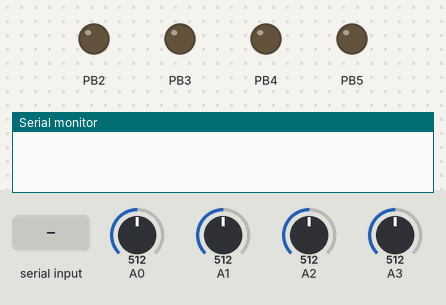
A sketch run on a simulated ATtiny85, built with avr-gcc and run on an emulated ATtiny85. Shown: output pins drawn as LEDs (lit = HIGH), the last lines printed to the serial monitor. The inputs (shaded band) are chosen by the test bench; at power-on: A0 = 512, A1 = 512, A2 = 512, A3 = 512.

Above: at 1.2 s.
1.3 s: "START" received over Serial
At 3.5 s:
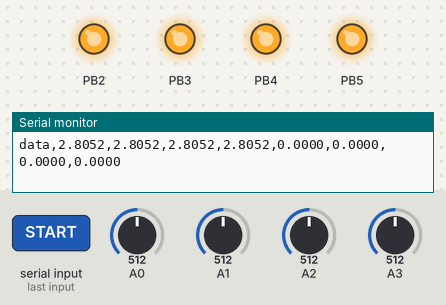
3.8 s: A0 set to 505
At 4.6 s:
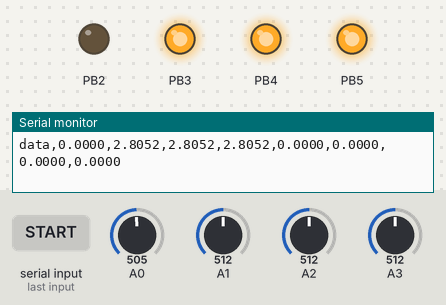
5.5 s: A1 set to 500
At 7.2 s:
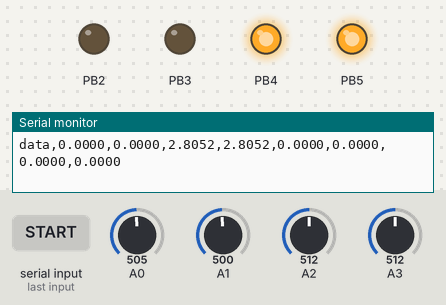
7.5 s: A2 set to 503
At 8.9 s:
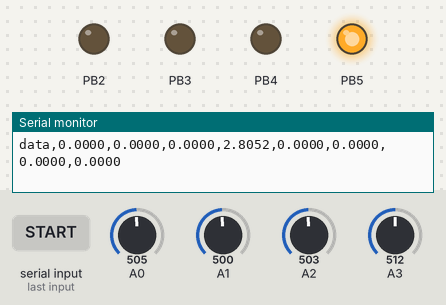
9.5 s: "STOP" received over Serial
At 11.9 s:
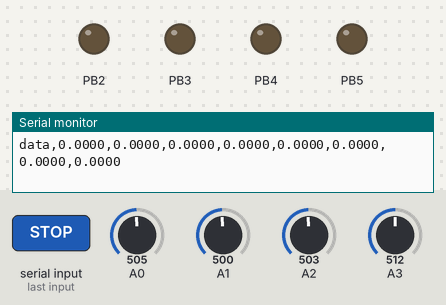
Timing chart, 0 to 13.0 s (numbered marks = the images above; inputs shaded):
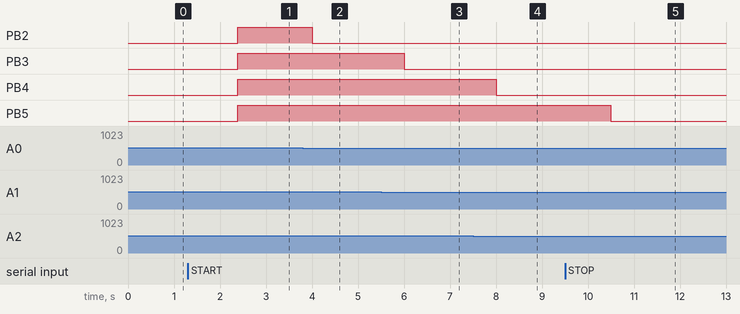

Measured:
- the behaviour switches between 512 and 511 on A0 (found by bisection; images 1 and 2)
- the behaviour switches between 512 and 511 on A1 (found by bisection; images 2 and 3)
- the behaviour switches between 512 and 511 on A2 (found by bisection; images 3 and 4)
- after the input at 1.3 s, PB2–5: LOW → HIGH after 1.1 s
- after the input at 3.8 s, PB2: HIGH → LOW after 0.21 s
- after the input at 5.5 s, PB3: HIGH → LOW after 0.51 s
- after the input at 7.5 s, PB4: HIGH → LOW after 0.51 s
- after the input at 9.5 s, PB5: HIGH → LOW after 1.0 s

The sketch:

Battery_Tester_Nano.ino
```cpp
// (licence header left out)
#include "median.h"

#define MAX_BATTERIES 8
#define cutoffVoltage 2.8

#define discharging 1
#define off 0

long timeInverval = 1000;
long nextMs = 0;
byte mosfetPins[MAX_BATTERIES];
boolean batteryState[MAX_BATTERIES];
double ESRVoltage[MAX_BATTERIES];
String recieveString;
boolean running = false;
int batteriesStopped = 0;
double resistorRatio = 10.0/82.8;

void stop(void);
void start(void);
void checkForSerialData(void);
void readAllBatteries(void);
long readVcc(void);
double analogCompensation(void);

void setup() {
  for (int a=0;a<MAX_BATTERIES;a++){ // setup pins and turn all batteries off !
		mosfetPins[a] = a + 2;		// 2 through 9 by default
		pinMode(mosfetPins[a],OUTPUT);
		digitalWrite(mosfetPins[a],LOW);
		batteryState[a] = off;
	}
	running = false;
  Serial.begin ( 2000000 );
  }

  void loop() {

  long currentMs = millis();
  if (currentMs >= nextMs){
	//Serial.println(currentMs - nextMs); // extra time between reads
	long lostTime = currentMs - nextMs;
	nextMs = currentMs + timeInverval - lostTime; // keep it accurate
	if (running){
		readAllBatteries();
	}
  }
  checkForSerialData();
  }

  void checkForSerialData(){
	if ( Serial.available()) {// if data available over serial
		recieveString = Serial.readString();
		//Serial.println(recieveString);
		// process data here
		if (recieveString.indexOf("START") != -1){//start
			start();
		}
		if (recieveString.indexOf("STOP") != -1){//stop
			stop();
		}
		recieveString="";
	}

  }
  void readAllBatteries(){
	double voltage;
	String data = "data";
	for (int a=0; a<8;a++){
	if (batteryState[a] == discharging){
		resetFilter();
		for (int b=0 ; b<MAX_MEDIAN_SAMPLES ;b++){
			addToFilter(analogRead(a));
		}
		voltage = (getMedian() / 1023.0) * 5.0 * analogCompensation();
		voltage = (resistorRatio * voltage) + voltage; // correct for voltage divider
		//Serial.println("median " + String(voltage));
		if (voltage <= cutoffVoltage){
			voltage = 0;
			batteriesStopped++;
			batteryState[a] = off;
			digitalWrite(mosfetPins[a],LOW);
		}
	}
	else voltage = 0;
		data += ",";
		data += String(voltage,4);
	}
	Serial.println(data);
	if (batteriesStopped == MAX_BATTERIES){
	running = false;
	}
  }
void start(){
  double osVoltage[MAX_BATTERIES];
  double voltage = 0.0;
  for (int a=0;a<MAX_BATTERIES;a++){ // make sure all batteries are off
		digitalWrite(mosfetPins[a],LOW);
		}
	delay(50);
	for (int a=0; a<8;a++){// get open circuit voltage
		resetFilter();
		for (int b=0 ; b<MAX_MEDIAN_SAMPLES ;b++){
			addToFilter(analogRead(a));
		}
		voltage = (getMedian() / 1023.0) * 5.0 * analogCompensation();
		voltage = (resistorRatio * voltage) + voltage; // correct for voltage divider
		osVoltage[a] = voltage;
	}

  for (int a=0;a<MAX_BATTERIES;a++){ // setup pins and turn all batteries on
		digitalWrite(mosfetPins[a],HIGH);
		batteryState[a] = discharging;
	}
	running = true;
	batteriesStopped = 0;
	delay(10);
	for (int a=0; a<8;a++){// calculate ESR Voltage drop
		resetFilter();
		for (int b=0 ; b<MAX_MEDIAN_SAMPLES ;b++){
			addToFilter(analogRead(a));
		}
		voltage = (getMedian() / 1023.0) * 5.0 * analogCompensation();
		voltage = (resistorRatio * voltage) + voltage; // correct for voltage divider
		ESRVoltage[a] = osVoltage[a] - voltage;
	}
	String data = "ESR";
    for (int a=0;a<MAX_BATTERIES;a++){
		data += ",";
		data += String(ESRVoltage[a],4);
	}
	Serial.println(data); // send ESR info
}
  void stop(){
  double voltage = 0.0;
  String data = "data";
    for (int a=0;a<MAX_BATTERIES;a++){ // Turn all batteries off
		digitalWrite(mosfetPins[a],LOW);
		batteryState[a] = off;
		data += ",";
		data += String(voltage,4);
	}
	running = false;
	Serial.println(data); // send all zero's so to let it know its in its off state
  }
  long readVcc() {
  // Read 1.1V reference against AVcc
  // set the reference to Vcc and the measurement to the internal 1.1V reference

  #if defined(__AVR_ATmega32U4__) || defined(__AVR_ATmega1280__) || defined(__AVR_ATmega2560__)
    ADMUX = _BV(REFS0) | _BV(MUX4) | _BV(MUX3) | _BV(MUX2) | _BV(MUX1);
  #elif defined (__AVR_ATtiny24__) || defined(__AVR_ATtiny44__) || defined(__AVR_ATtiny84__)
    ADMUX = _BV(MUX5) | _BV(MUX0);
  #elif defined (__AVR_ATtiny25__) || defined(__AVR_ATtiny45__) || defined(__AVR_ATtiny85__)
    ADMUX = _BV(MUX3) | _BV(MUX2);
  #else
    ADMUX = _BV(REFS0) | _BV(MUX3) | _BV(MUX2) | _BV(MUX1);
  #endif

 //  ADMUX = _BV(REFS0) | _BV(MUX4) | _BV(MUX3) | _BV(MUX2) | _BV(MUX1);
 //  ADCSRB &= ~_BV(MUX5); // Without this the function always returns -1 on the ATmega2560

  delay(2); // Wait for Vref to settle
  ADCSRA |= _BV(ADSC); // Start conversion
  while (bit_is_set(ADCSRA,ADSC)); // measuring

  uint8_t low  = ADCL; // must read ADCL first - it then locks ADCH
  uint8_t high = ADCH; // unlocks both

  long result = (high<<8) | low;

  result = 1125300L / result; // Calculate Vcc (in mV); 1125300 = 1.1*1023*1000 // last value was 1101381L
  return result; // Vcc in millivolts
}
double analogCompensation(){ // for use with battery low voltage
  double result;
  result=((readVcc()/1000.0)/5.0);// actual vcc vs percieved vcc
  //Serial.println("Vcc " + String(readVcc()) + "Comp " + String(result,4));
  return result; // multiply this with analog reading
}
```

median.cpp
```cpp
// (licence header left out)
#include "median.h"
double currentMedianSample;
double medianBuffer[MAX_MEDIAN_SAMPLES];
double medianResult = -1;

void addToFilter(int pD){
  currentMedianSample++;
    for (int a = 0 ; a < MAX_MEDIAN_SAMPLES; a++){
        if (medianBuffer[a] < pD){
          for (int b = MAX_MEDIAN_SAMPLES - 1; b > a; b--){
            medianBuffer[b] = medianBuffer[b - 1];
          }
          medianBuffer[a] = pD;
          break;
        }
    }
    if (currentMedianSample == MAX_MEDIAN_SAMPLES){
      medianResult = medianBuffer[int(MAX_MEDIAN_SAMPLES / 2.0)];
      resetFilter();
    }
}
void resetFilter(){
  for (int a =0 ; a < MAX_MEDIAN_SAMPLES; a++){
    medianBuffer[a]=-1;
  }
  currentMedianSample = 0;
}
double getMedian(){
  return medianResult;
}
```

median.h
```cpp
// (licence header left out)
#pragma GCC optimize ("-O2")
 #define MAX_MEDIAN_SAMPLES 9                                 // use an odd number

 void addToFilter(int);
 void resetFilter(void);
 double getMedian(void);
```
